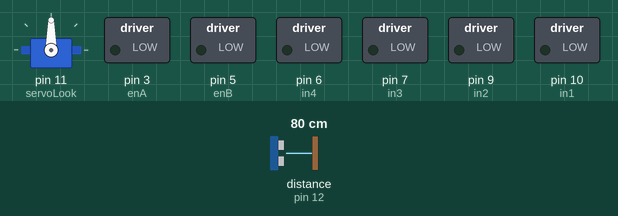
Recording of a sketch running on a simulated Arduino Uno, built with avr-gcc and run on an emulated ATmega328P. Shown: servo, switched loads named in the sketch (green lamp = pin HIGH). Wiring (inferred from the names in the program): ultrasonic range finder: trigger pin 13; echo pin 12. Inputs (shaded band) come from the test bench; at power-on: distance to the obstacle (sensor on pin 12) 80 cm. The echo pulse lasts 58.3 µs per cm; pins used as bus, display or sensor lines are not drawn.

Above: at 0.1 s.
At 1.3 s:
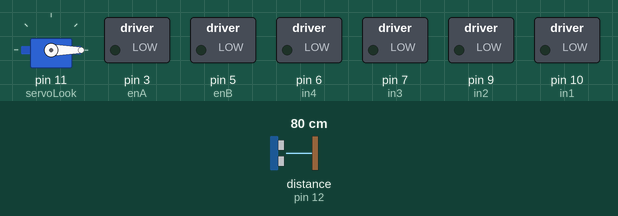
At 9.8 s:
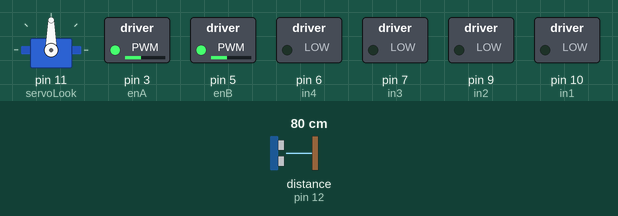
At 17.6 s:
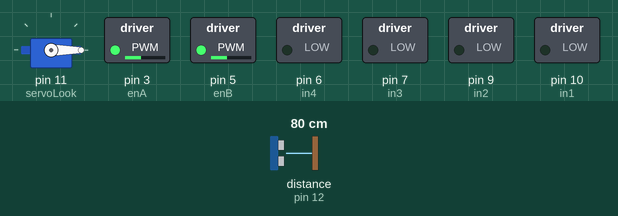
At 26.8 s:
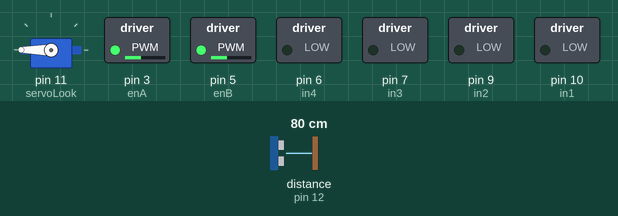
At 38.1 s:
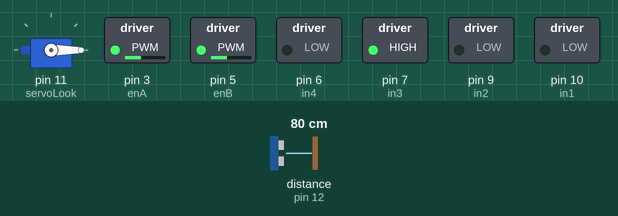
Timing chart, 0 to 40.0 s (numbered marks = the images above):
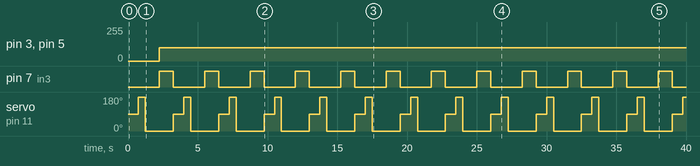

Measured:
- by itself, pin 3 (enA), pin 5 (enB): 0/255 → 100/255 at 2.3 s
- by itself, pin 7 (in3): alternates HIGH for 1.0 s and LOW for 2.3 s
- by itself, servo on pin 11 (servoLook): repeats every 3.3 s: 0° 2.0 s, 90° 0.75 s, 180° 0.50 s

The sketch:

cuttingboardBotCode.ino
```cpp
/*
   https://www.youtube.com/watch?v=6TB0F_7SZHg
*/

#include <Servo.h>

//right motor
int in1 = 10;
int in2 = 9;
int enA = 3;

//left motor
int in3 = 7;
int in4 = 6;
int enB = 5;

//ultrasonic sensor pins
int trigPin = 13;
int echoPin = 12;
int maxDist = 150; //maximum sensing distance (objects further than this distance are ignored)
int stopDist = 50; //minimum distance from an object to stop in cm
float timeOut = 2*(maxDist+10)/100/340*1000000; //maximum time to wait for a return signal

//Servo control variable
Servo servoLook;

void setup() {

  servoLook.attach(11); //assigning the servo pin.

  pinMode(trigPin, OUTPUT);
  pinMode(echoPin, INPUT);

  pinMode(enA, OUTPUT);
  pinMode(in1, OUTPUT);
  pinMode(in2, OUTPUT);
  pinMode(enB, OUTPUT);
  pinMode(in3, OUTPUT);
  pinMode(in4, OUTPUT);

  stopMove();
}

void loop() {

  servoLook.write(90); //servo is looking straight ahead
  delay(750);
  int distance = getDistance();
  if(distance >= stopDist) //if there are no objects within the stopping distance, move forward.
  {
    analogWrite(enA, 75);
    analogWrite(enB, 75);
    moveForward();
  }
  while(distance >= stopDist)
  {
    distance = getDistance();
    delay(250);
  }
  stopMove();
  int turnDir = checkDirection();
  Serial.print(turnDir);
  switch (turnDir)
  {
    case 0:
      moveFast();
      turnLeft(200);
      break;
    case 1:
      moveFast();
      turnLeft(400);
      break;
    case 2:
      moveFast();
      turnRight(200);
      break;
  }
}

void moveFast()
{
  analogWrite(enA, 100);
  analogWrite(enB, 100);
}

void moveForward()
{
  digitalWrite(in1, HIGH);
  digitalWrite(in2, LOW);
  digitalWrite(in3, HIGH);
  digitalWrite(in4, LOW);
}

void stopMove()
{
  digitalWrite(in1, LOW);
  digitalWrite(in2, LOW);
  digitalWrite(in3, LOW);
  digitalWrite(in4, LOW);
}

void turnLeft(int duration)
{
  digitalWrite(in1, LOW);
  digitalWrite(in2, LOW);
  digitalWrite(in3, HIGH);
  digitalWrite(in4, LOW);
  delay(1000);
  digitalWrite(in1, LOW);
  digitalWrite(in2, LOW);
  digitalWrite(in3, LOW);
  digitalWrite(in4, LOW);
}

void turnRight(int duration)
{
  digitalWrite(in1, HIGH);
  digitalWrite(in2, LOW);
  digitalWrite(in3, LOW);
  digitalWrite(in4, LOW);
  delay(1000);
  digitalWrite(in1, LOW);
  digitalWrite(in2, LOW);
  digitalWrite(in3, LOW);
  digitalWrite(in4, LOW);
}

int getDistance()
{
  long pulseTime;
  int distance;

  //clearing the trigpin
  digitalWrite(trigPin, LOW);
  delayMicroseconds(2);

  //Setting the trig pin to high
  digitalWrite(trigPin, HIGH);
  delayMicroseconds(10);
  digitalWrite(trigPin, LOW);

  //Reading the echoPin
  pulseTime = pulseIn(echoPin, HIGH, timeOut);
  //calculating distance
  distance = (float)pulseTime * 340 / 2 / 10000;
  return distance;
  Serial.print("Distance:");
  Serial.print(distance);
}

int checkDirection()
{
  int distances [2] = {0,0};                                    //Left and right distances
  int turnDir = 1;                                              //Direction to turn, 2 left, 1 reverse, 0 right
  servoLook.write(180);                                         //Turn servo to look left
  delay(500);
  distances [0] = getDistance();                                //Get the left object distance
  servoLook.write(0);                                           //Turn servo to look right
  delay(1000);
  distances [1] = getDistance();                                //Get the right object distance
  if (distances[0]>=200 && distances[1]>=200)                   //If both directions are clear, turn left
    turnDir = 0;
  else if (distances[0]<=stopDist && distances[1]<=stopDist)    //If both directions are blocked, turn around
    turnDir = 1;
  else if (distances[0]>=distances[1])                          //If left has more space, turn left
    turnDir = 2;
  else if (distances[0]<distances[1])                           //If right has more space, turn right
    turnDir = 0;
  return turnDir;
}
```
